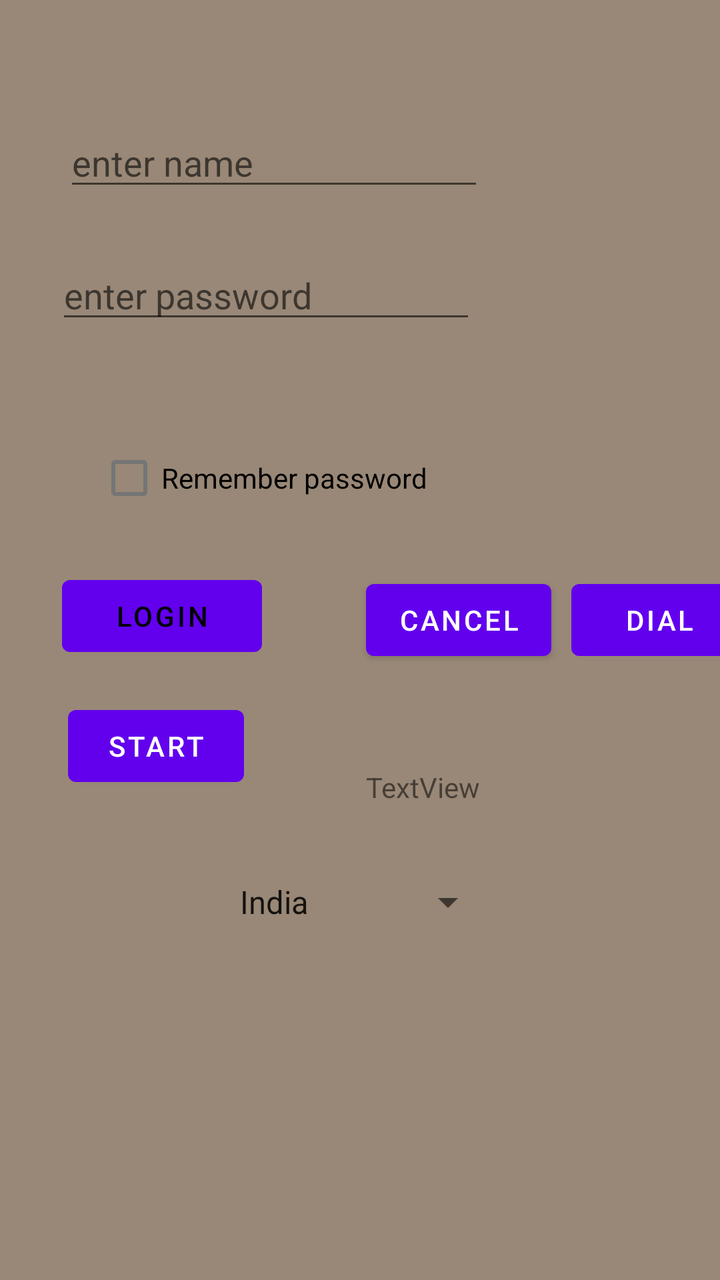
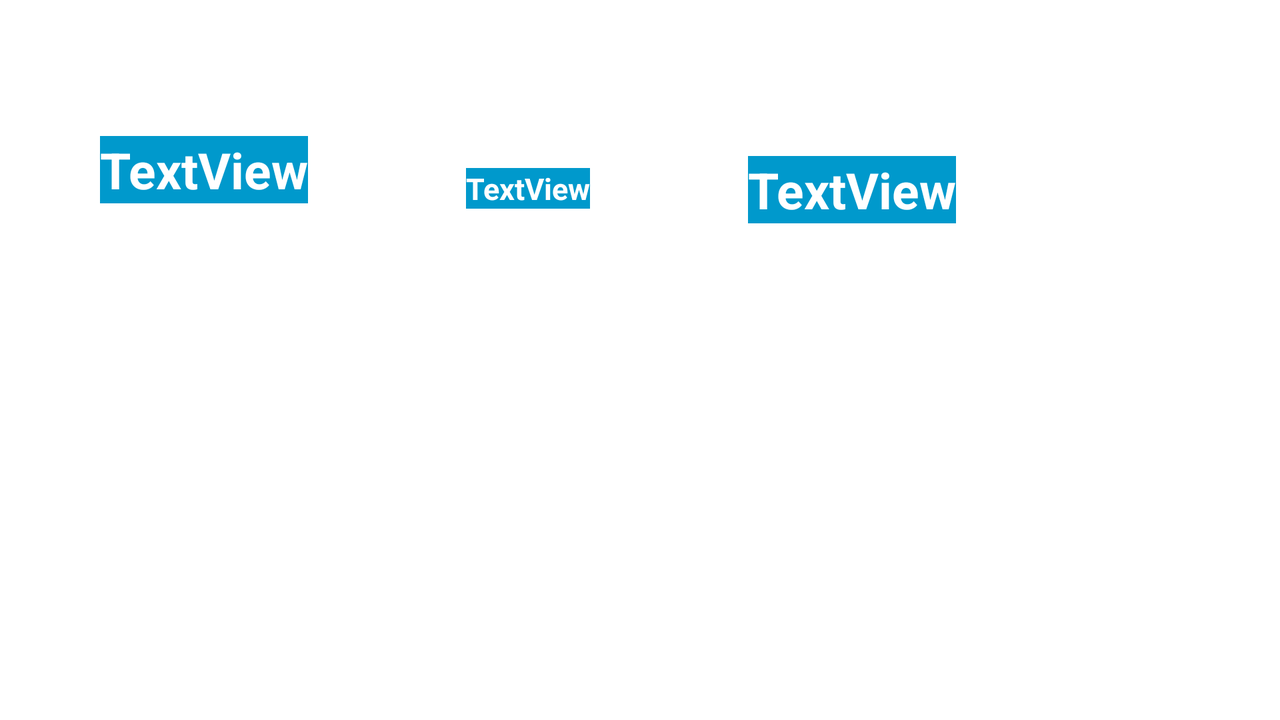

One screen, two layout resources from the same app: the default and the repository's alternative for another configuration. Each is rendered where Android would select it; the XML of both is given below.
<!-- AndroidManifest.xml: application theme Theme.DeliaApp -->
<!-- res/layout/activity_main.xml -->
<?xml version="1.0" encoding="utf-8"?>
<androidx.constraintlayout.widget.ConstraintLayout xmlns:android="http://schemas.android.com/apk/res/android"
    xmlns:app="http://schemas.android.com/apk/res-auto"
    xmlns:tools="http://schemas.android.com/tools"
    android:id="@+id/clayout"
    android:layout_width="match_parent"
    android:layout_height="match_parent"
    android:background="@color/background"
    tools:context=".MainActivity">

    <EditText
        android:id="@+id/etName"
        android:layout_width="wrap_content"
        android:layout_height="wrap_content"
        android:layout_marginStart="32dp"
        android:layout_marginLeft="32dp"
        android:layout_marginTop="59dp"
        android:ems="10"
        android:hint="@string/enter_name"
        android:inputType="text"
        app:layout_constraintStart_toStartOf="parent"
        app:layout_constraintTop_toTopOf="parent" />

    <EditText
        android:id="@+id/editTextTextPassword"
        android:layout_width="wrap_content"
        android:layout_height="wrap_content"
        android:layout_marginStart="28dp"
        android:layout_marginLeft="28dp"
        android:layout_marginTop="25dp"
        android:ems="10"
        android:hint="@string/enter_password"
        android:inputType="textPassword"
        app:layout_constraintStart_toStartOf="parent"
        app:layout_constraintTop_toBottomOf="@+id/etName" />

    <CheckBox
        android:id="@+id/checkBox"
        android:layout_width="wrap_content"
        android:layout_height="wrap_content"
        android:layout_marginBottom="21dp"
        android:text="@string/rem_pwd"
        app:layout_constraintBottom_toTopOf="@+id/buttonLogin"
        app:layout_constraintEnd_toEndOf="@+id/buttonLogin"
        app:layout_constraintStart_toEndOf="@+id/buttonLogin" />

    <Button
        android:id="@+id/buttonLogin"
        android:layout_width="@dimen/login_button_width"
        android:layout_height="wrap_content"
        android:layout_marginStart="31dp"
        android:layout_marginLeft="31dp"
        android:layout_marginTop="284dp"
        android:clickable="false"
        android:onClick="clickHandler"
        android:text="Login"
        android:textColor="@color/font"
        app:layout_constraintStart_toStartOf="parent"
        app:layout_constraintTop_toTopOf="parent" />

    <Button
        android:id="@+id/buttonCancel"
        android:layout_width="wrap_content"
        android:layout_height="wrap_content"
        android:layout_marginStart="52dp"
        android:layout_marginLeft="52dp"
        android:layout_marginTop="23dp"
        android:onClick="clickHandler"
        android:text="cancel"
        app:layout_constraintStart_toEndOf="@+id/buttonLogin"
        app:layout_constraintTop_toBottomOf="@+id/checkBox" />

    <Button
        android:id="@+id/buttonStart"
        android:layout_width="wrap_content"
        android:layout_height="wrap_content"
        android:layout_marginTop="17dp"
        android:layout_marginEnd="9dp"
        android:layout_marginRight="9dp"
        android:onClick="clickHandler"
        android:text="start"
        app:layout_constraintEnd_toEndOf="@+id/buttonLogin"
        app:layout_constraintTop_toBottomOf="@+id/buttonLogin" />

    <Spinner
        android:id="@+id/spinnerCountries"
        android:layout_width="wrap_content"
        android:layout_height="wrap_content"
        android:layout_marginTop="42dp"
        android:entries="@array/countries"
        app:layout_constraintEnd_toEndOf="parent"
        app:layout_constraintStart_toStartOf="parent"
        app:layout_constraintTop_toBottomOf="@+id/buttonStart" />

    <ListView
        android:id="@+id/lv_languages"
        android:layout_width="wrap_content"
        android:layout_height="200dp"
        app:layout_constraintEnd_toEndOf="parent"
        app:layout_constraintTop_toBottomOf="@id/spinnerCountries" />

    <TextView
        android:id="@+id/tvLoginMessage"
        android:layout_width="wrap_content"
        android:layout_height="wrap_content"
        android:layout_marginTop="50dp"
        android:text="TextView"
        app:layout_constraintStart_toStartOf="@id/buttonCancel"
        app:layout_constraintTop_toBottomOf="@id/buttonCancel" />

    <Button
        android:id="@+id/buttonDial"
        android:layout_width="wrap_content"
        android:layout_height="wrap_content"
        android:onClick="clickHandler"
        android:layout_marginLeft="10dp"
        android:text="dial"
            app:layout_constraintBaseline_toBaselineOf="@id/buttonCancel"
        app:layout_constraintLeft_toRightOf="@id/buttonCancel"
         />
</androidx.constraintlayout.widget.ConstraintLayout>
<!-- resources referenced by this layout -->
<resources>
  <string-array name="countries">
          <item>India</item>
          <item>USA</item>
          <item>Singapore</item>
      </string-array>
  <color name="background">#987</color>
  <color name="font">#000</color>
  <dimen name="login_button_width">100dp</dimen>
  <string name="enter_name">enter name</string>
  <string name="enter_password">enter password</string>
  <string name="rem_pwd">Remember password</string>
  <style name="Theme.DeliaApp" parent="Theme.MaterialComponents.DayNight.DarkActionBar">
          
          <item name="colorPrimary">@color/purple_500</item>
          <item name="colorPrimaryVariant">@color/purple_700</item>
          <item name="colorOnPrimary">@color/white</item>
          
          <item name="colorSecondary">@color/teal_200</item>
          <item name="colorSecondaryVariant">@color/teal_700</item>
          <item name="colorOnSecondary">@color/black</item>
          
          <item name="android:statusBarColor" tools:targetApi="l">?attr/colorPrimaryVariant</item>
          
      </style>
  <color name="purple_500">#FF6200EE</color>
  <color name="purple_700">#FF3700B3</color>
  <color name="white">#FFFFFFFF</color>
  <color name="teal_200">#FF03DAC5</color>
  <color name="teal_700">#FF018786</color>
  <color name="black">#FF000000</color>
</resources>
<!-- res/layout-land/activity_main.xml (the repository's variant of the layout above) -->
<!-- drawn on the phone turned sideways -->
<?xml version="1.0" encoding="utf-8"?>
<androidx.constraintlayout.widget.ConstraintLayout xmlns:android="http://schemas.android.com/apk/res/android"
    xmlns:app="http://schemas.android.com/apk/res-auto"
    xmlns:tools="http://schemas.android.com/tools"
    android:layout_width="match_parent"
    android:layout_height="match_parent">

    <TextView
        android:id="@+id/textView2"
        style="@style/logo_text_style"
        android:layout_width="wrap_content"
        android:layout_height="wrap_content"
        android:layout_marginStart="50dp"
        android:layout_marginLeft="50dp"
        android:layout_marginTop="68dp"
        android:text="TextView"
        app:layout_constraintStart_toStartOf="parent"
        app:layout_constraintTop_toTopOf="parent" />

    <TextView
        android:id="@+id/textView3"
        style="@style/logo_text_style"
        android:layout_width="wrap_content"
        android:layout_height="wrap_content"
        android:layout_marginStart="207dp"
        android:layout_marginLeft="207dp"
        android:layout_marginTop="84dp"
        android:layout_marginEnd="207dp"
        android:layout_marginRight="207dp"
        android:text="TextView"
        android:textSize="15sp"
        app:layout_constraintEnd_toEndOf="@+id/textView4"
        app:layout_constraintStart_toStartOf="@+id/textView2"
        app:layout_constraintTop_toTopOf="parent" />

    <TextView
        android:id="@+id/textView4"
        style="@style/logo_text_style"
        android:layout_width="wrap_content"
        android:layout_height="wrap_content"
        android:layout_marginTop="78dp"
        android:layout_marginEnd="162dp"
        android:layout_marginRight="162dp"
        android:text="TextView"
        app:layout_constraintEnd_toEndOf="parent"
        app:layout_constraintTop_toTopOf="parent" />
</androidx.constraintlayout.widget.ConstraintLayout>
<!-- resources referenced by the variant -->
<!-- as the phone turned sideways resolves them -->
<resources>
  <style name="logo_text_style">
          <item name="android:textSize">25sp</item>
          <item name="android:background">@android:color/holo_blue_dark</item>
          <item name="android:textColor">@color/white</item>
          <item name="android:textStyle">bold</item>
      </style>
  <style name="Theme.DeliaApp" parent="Theme.MaterialComponents.DayNight.DarkActionBar">
          
          <item name="colorPrimary">@color/purple_500</item>
          <item name="colorPrimaryVariant">@color/purple_700</item>
          <item name="colorOnPrimary">@color/white</item>
          
          <item name="colorSecondary">@color/teal_200</item>
          <item name="colorSecondaryVariant">@color/teal_700</item>
          <item name="colorOnSecondary">@color/black</item>
          
          <item name="android:statusBarColor" tools:targetApi="l">?attr/colorPrimaryVariant</item>
          
      </style>
  <color name="white">#FFFFFFFF</color>
  <color name="purple_500">#FF6200EE</color>
  <color name="purple_700">#FF3700B3</color>
  <color name="teal_200">#FF03DAC5</color>
  <color name="teal_700">#FF018786</color>
  <color name="black">#FF000000</color>
</resources>
